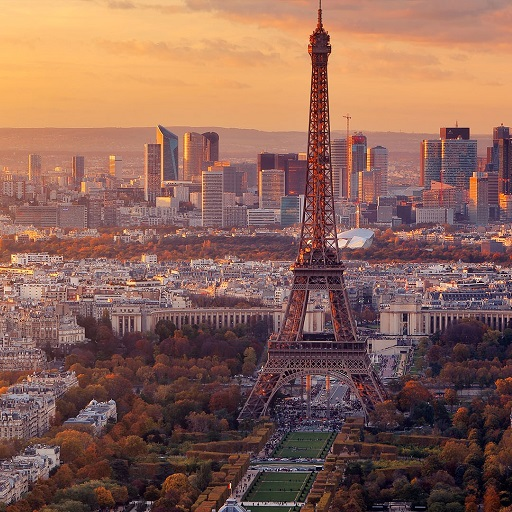
#> input picture pics/eiffel.jpg, 512 x 512 px, given in place of the camera
$ python pencil_sketch_realtime.py
#> lines starting #> are read from the running program, lines starting #| are printed output that depends on the picture
#> further down, frame is the input picture: shape (512, 512, 3); mean B, G, R 87.1, 99.8, 139.3
import os
import cv2
import numpy as np

def nothing(x):
    pass

def resize(img, width=400):
#> called with width = 400
    img_width = img.shape[1]
#> img_width = 512
    img_height = img.shape[0]
#> img_height = 512
    new_height = int((img_height/img_width)*400)
#> new_height = 400
    return cv2.resize(img, (400, new_height))


cap = cv2.VideoCapture(0, cv2.CAP_DSHOW)

cv2.namedWindow('kernel size')
cv2.resizeWindow('kernel size', 400, 83 )
cv2.createTrackbar('Trackbar', 'kernel size', 1, 47, nothing)
cv2.setTrackbarMax('Trackbar', 'kernel size', 47)
cv2.setTrackbarMin('Trackbar', 'kernel size', 1)
cv2.setTrackbarPos('Trackbar', 'kernel size', 35)

cv2.createTrackbar('Shadow', 'kernel size', 0, 100, nothing)
cv2.setTrackbarMax('Shadow', 'kernel size', 100)
cv2.setTrackbarMin('Shadow', 'kernel size', 0)
cv2.setTrackbarPos('Shadow', 'kernel size', 10)


index=0;

while True:

    ret, frame = cap.read()
    if not ret:
        break


    resized_frame = resize(frame)
    grayed_frame = cv2.cvtColor(resized_frame, cv2.COLOR_BGR2GRAY)
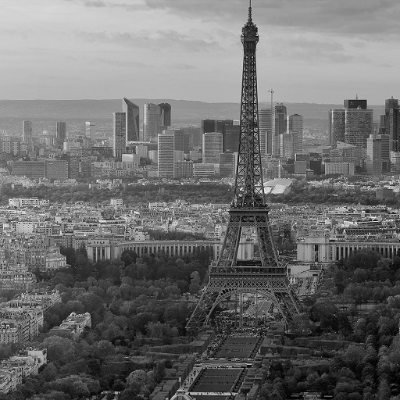
#> grayed_frame: shape (400, 400); min 0, max 238, mean 110
    negative = 255-grayed_frame
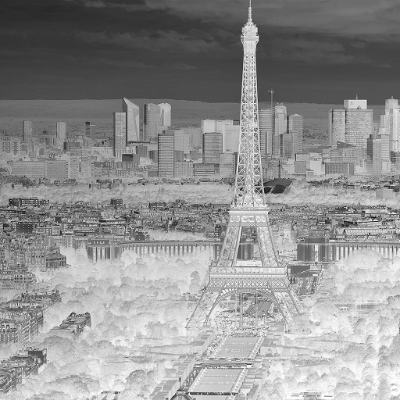
#> negative: shape (400, 400); min 17, max 255, mean 145

    val = int(cv2.getTrackbarPos('Trackbar', 'kernel size'))
    kernel_size = val if val%2 != 0 else val +1

    blurred_frame = cv2.GaussianBlur(negative, (kernel_size,kernel_size), sigmaX=0, sigmaY=0)
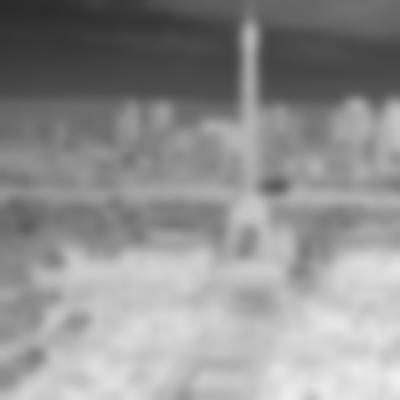
#> blurred_frame: shape (400, 400); min 43, max 240, mean 145
    sketch = cv2.divide(grayed_frame, 255-blurred_frame, scale=256)
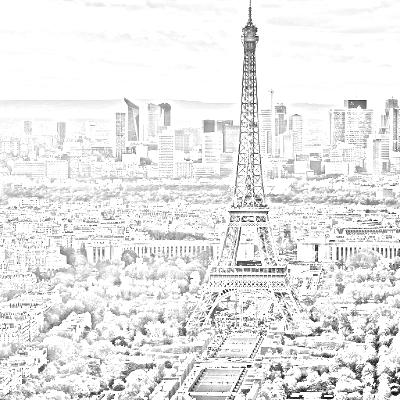
#> sketch: shape (400, 400); min 0, max 255, mean 232.8

    shadow = int(cv2.getTrackbarPos('Shadow', 'kernel size'))
    sketch = sketch-shadow
    sketch[sketch<0]=0
    cv2.imshow('sketch', sketch)

    k = cv2.waitKeyEx(1)
#> (key q is pressed here)

    if k == ord('q'):
        break
    elif k == ord('s'):
        cv2.imwrite('./sketches/pencil_sketch.jpg', sketch)
        print('Frame Saved')

cap.release()
cv2.destroyAllWindows()

$ run again, on pics/me2.jpg
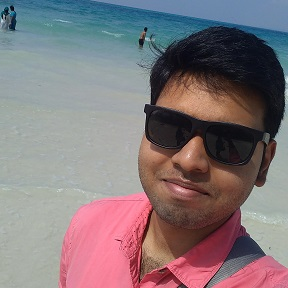
#> input picture pics/me2.jpg, 288 x 288 px, given in place of the camera
#> frame is the input picture: shape (288, 288, 3); mean B, G, R 122.1, 118.3, 130.4
#> `blurred_frame = cv2.GaussianBlur(negative, (kernel_size,kernel_size), ..`:
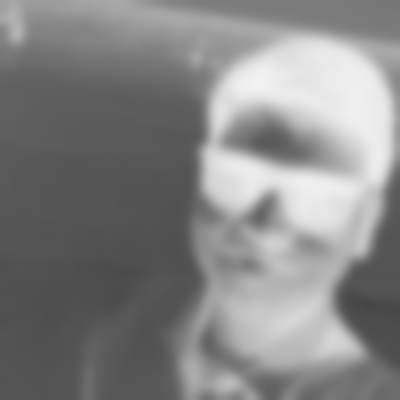
#> blurred_frame: shape (400, 400); min 70, max 242, mean 132.8
#> `sketch = cv2.divide(grayed_frame, 255-blurred_frame, scale=256)`:
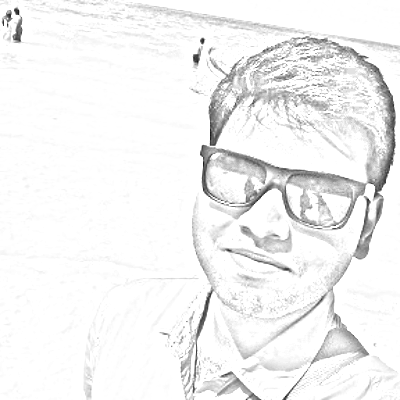
#> sketch: shape (400, 400); min 20, max 255, mean 242.6
